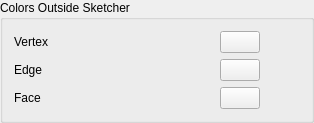
    <widget class="QGroupBox" name="groupBox_3">
     <property name="title">
      <string>Colors Outside Sketcher</string>
     </property>
     <layout class="QGridLayout" name="gridLayout_4">
      <item row="0" column="0">
       <widget class="QLabel" name="label_18">
        <property name="text">
         <string>Vertex</string>
        </property>
       </widget>
      </item>
      <item row="0" column="1">
       <widget class="Gui::PrefColorButton" name="SketchVertexColor">
        <property name="toolTip">
         <string>Color of vertices outside edit mode</string>
        </property>
        <property name="color" stdset="0">
         <color>
          <red>255</red>
          <green>255</green>
          <blue>255</blue>
         </color>
        </property>
        <property name="prefEntry" stdset="0">
         <cstring>SketchVertexColor</cstring>
        </property>
        <property name="prefPath" stdset="0">
         <cstring>View</cstring>
        </property>
       </widget>
      </item>
      <item row="0" column="2">
       <spacer name="horizontalSpacer">
        <property name="orientation">
         <enum>Qt::Horizontal</enum>
        </property>
        <property name="sizeHint" stdset="0">
         <size>
          <width>40</width>
          <height>20</height>
         </size>
        </property>
       </spacer>
      </item>
      <item row="1" column="0">
       <widget class="QLabel" name="label_17">
        <property name="minimumSize">
         <size>
          <width>200</width>
          <height>0</height>
         </size>
        </property>
        <property name="text">
         <string>Edge</string>
        </property>
       </widget>
      </item>
      <item row="1" column="1">
       <widget class="Gui::PrefColorButton" name="SketchEdgeColor">
        <property name="toolTip">
         <string>Color of edges outside edit mode</string>
        </property>
        <property name="color" stdset="0">
         <color>
          <red>255</red>
          <green>255</green>
          <blue>255</blue>
         </color>
        </property>
        <property name="prefEntry" stdset="0">
         <cstring>SketchEdgeColor</cstring>
        </property>
        <property name="prefPath" stdset="0">
         <cstring>View</cstring>
        </property>
       </widget>
      </item>
      <item row="2" column="0">
       <widget class="QLabel" name="label_10">
        <property name="text">
         <string>Face</string>
        </property>
       </widget>
      </item>
      <item row="2" column="1">
       <widget class="Gui::PrefColorButton" name="InternalFaceColor">
        <property name="sizePolicy">
         <sizepolicy hsizetype="Maximum" vsizetype="Fixed">
          <horstretch>0</horstretch>
          <verstretch>0</verstretch>
         </sizepolicy>
        </property>
        <property name="toolTip">
         <string>Color of a sketch's faces; every sketch with AutoColor on follows it</string>
        </property>
        <property name="color" stdset="0">
         <color alpha="127">
          <red>84</red>
          <green>171</green>
          <blue>255</blue>
         </color>
        </property>
        <property name="prefEntry" stdset="0">
         <cstring>FaceColor</cstring>
        </property>
        <property name="prefPath" stdset="0">
         <cstring>Mod/Sketcher/General</cstring>
        </property>
       </widget>
      </item>
     </layout>
    </widget>
